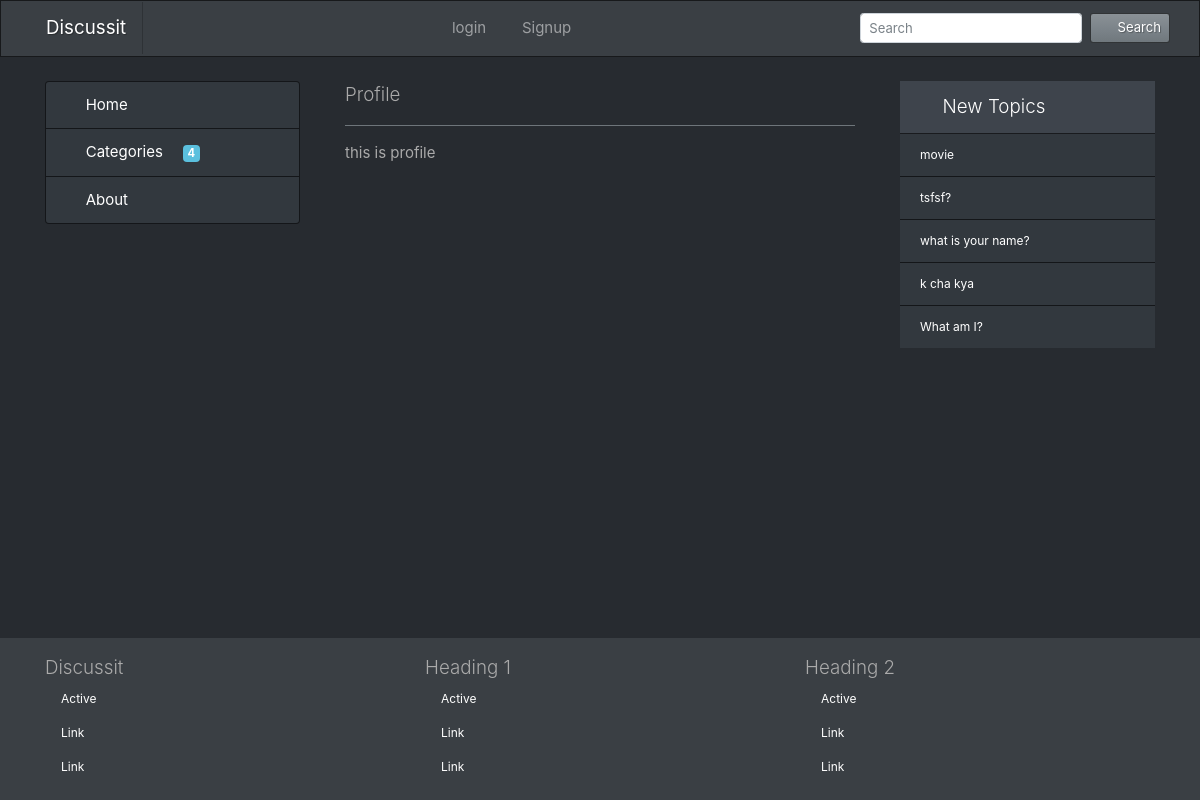
The app's page /profile/1 with its own data.
### qna/models.py (models this page shows, shortened)
class Question(models.Model):
    title = models.TextField()
    body = models.TextField()
    category = models.ForeignKey(Category, on_delete=models.CASCADE)
    creator = models.ForeignKey(User, on_delete=models.CASCADE)
    pub_date = models.DateTimeField(auto_now_add=True)
    verefied = models.BooleanField(default = 0)
    seen = models.BooleanField(default = 0)

### qna/views.py (the view)
# urls.py: path('profile/<int:user_id>',views.profile_view,name="profile"),
def profile_view(request,user_id):
    categories = Category.objects.all()
    new = Question.objects.all().order_by('-pub_date')[:5]
    context = {
        'categories' : categories,
        'new' : new,
    }
    return render(request,'profile.html',context)

### qna/templates/profile.html
{% extends 'qna/base.html' %}
{% block header %}
<div class="lead">
    Profile
</div>
{% endblock header %}
{% block content %}
this is profile
{% endblock content %}

### templates/qna/base.html (shortened to what this page needs)
<!DOCTYPE html>
<html lang="en">
{% load static %}
<head>
    <link rel="stylesheet" href="{% static 'assets/bootstrap/css/bootstrap.min.css' %}">
    <link rel="stylesheet" href="{% static 'assets/fontawesome/css/all.min.css' %}">
    <link rel="stylesheet" href="{% static 'assets/custom/css/footer.css' %}">
</head>
<body>
    <div class="main-container">
        <nav class="navbar navbar-expand-lg navbar-dark bg-primary">
            <div class="container">
                <a class="navbar-brand" href="{% url 'home_page' %}">Discussit</a>
                <div class="collapse navbar-collapse" id="mainnavbar">
                    <ul class="navbar-nav mx-auto">
                        {% if user.is_authenticated %}
                        <li class="nav-item dropdown show" style="cursor: pointer">
                            <a class="nav-link dropdown-toggle" data-toggle="dropdown" role="button"><i class="fas fa-user-circle text-success mr-2"></i>Welcome, {{user.username}}</a>
                            <div class="dropdown-menu">
                                <a class="dropdown-item" href="#"><i class="fas fa-user mr-2"></i>Profile</a>
                                <div class="dropdown-divider"></div>
                                <form action="{% url 'logout_page' %}" method="GET">
                                    <input type="hidden" name="next" value="{{request.path}}">
                                    <button type="submit" class="dropdown-item"><i class="fas fa-sign-out-alt mr-2"></i>Logout</button>
                                </form>
                            </div>
                        </li>
                        {% else %}
                        <li class="nav-item {{login_active}}">
                            <form action="{% url 'login_page' %}" method="GET">
                                <button type="submit" class="bg-primary nav-link border-0"><i class="fas fa-sign-in-alt mr-2"></i>login</button>
                            </form>
                        </li>
                        <li class="nav-item {{signup_active}}">
                            <form action="{% url 'signup_page' %}" method="GET">
                                <button type="submit" class="bg-primary nav-link border-0"><i class="fas fa-user-plus mr-2"></i>Signup</button>
                            </form>
                        </li>
                        {% endif %}
                    </ul>
                    <form class="form-inline my-2 my-lg-0" method="POST" action="{% url 'search_page' %}">
                        <input class="form-control form-control-sm mr-sm-2" type="text" placeholder="Search" name="searchword" value="{{prefilled_keyword}}">
                        <button class="btn btn-sm btn-secondary my-2 my-sm-0" type="submit"><i
                                class="fas fa-search mr-2"></i>Search</button>
                    </form>
                </div>
            </div>
        </nav>
        <main>
            <div class="container mt-4">
                <div class="row">
                    <div class="col-12 col-md-4 col-lg-3 mb-5">
                        <div class="list-group">
                            <a href="{% url 'home_page' %}"
                                class="list-group-item list-group-item-action {{home_active}}">
                                <i class="fas fa-home mr-2"></i>Home
                            </a>
                            <a href="{% url 'category_page' %}"
                                class="list-group-item list-group-item-action {{category_active}}">
                                <i class="fas fa-layer-group mr-2"></i>Categories
                                <span class="badge badge-info ml-3">{{categories.count}}</span>
                            </a>
                            <a href="{% url 'about_page' %}"
                                class="list-group-item list-group-item-action {{about_active}}">
                                <i class="fas fa-question mr-2"></i>About
                            </a>
                        </div>
                    </div>
                    <div class="col-12 col-md-8 col-lg-6 mb-5">
                        <div class="container">
                            <div>
                                {% block header %}
                                {% endblock header %}
                            </div>
                            <hr class="bg-secondary">
                            {% block content %}
                            {% endblock content %}
                        </div>
                    </div>
                    <div class="col-12 col-md-12 col-lg-3 mb-5">
                        <ul class="list-group list-group-flush small">
                            <li class="list-group-item active lead"><i class="text-danger fas fa-fire mr-2"></i>New
                                Topics</li>
                            {% for new in new %}
                            <a href="{% url 'question_page' new.id %}" class="list-group-item">
                                {{new.title}}
                            </a>
                            {% endfor %}
                        </ul>
                    </div>
                </div>
            </div>
        </main>
        <footer class="bg-primary py-3">
            <div class="container">
                <div class="row">
                    <div class="col-4">
                        <ul class="nav flex-column small">
                            <li class="nav-item lead">
                                Discussit
                            </li>
                            <li class="nav-item">
                                <a class="nav-link active" href="#">Active</a>
                            </li>
                            <li class="nav-item">
                                <a class="nav-link" href="#">Link</a>
                            </li>
                            <li class="nav-item">
                                <a class="nav-link" href="#">Link</a>
                            </li>
                        </ul>
                    </div>
                    <div class="col-4">
                        <ul class="nav flex-column small">
                            <li class="nav-item lead">
                                Heading 1
                            </li>
                            <li class="nav-item">
                                <a class="nav-link active" href="#">Active</a>
                            </li>
                            <li class="nav-item">
                                <a class="nav-link" href="#">Link</a>
                            </li>
                            <li class="nav-item">
                                <a class="nav-link" href="#">Link</a>
                            </li>
                        </ul>
                    </div>
                    <div class="col-4">
                        <ul class="nav flex-column small">
                            <li class="nav-item lead">
                                Heading 2
                            </li>
                            <li class="nav-item">
                                <a class="nav-link" href="#">Active</a>
                            </li>
                            <li class="nav-item">
                                <a class="nav-link" href="#">Link</a>
                            </li>
                            <li class="nav-item">
                                <a class="nav-link" href="#">Link</a>
                            </li>
                        </ul>
                    </div>
                </div>
            </div>
        </footer>
    </div>
</body>
</html>

### discussion/static/assets/custom/css/footer.css (style rules this page uses)
html, body { height: 100%; position: relative; }
.main-container { min-height: 100vh; overflow: hidden; display: block; position: relative; padding-bottom: 190px; }
footer { position: absolute; bottom: 0; width: 100%; }

### records on screen
Question: title "movie"
Question: title "tsfsf?"
Question: title "what is your name?"
Question: title "k cha kya"
Question: title "What am I?"

### other values on screen
{{ categories.count }} "4"
